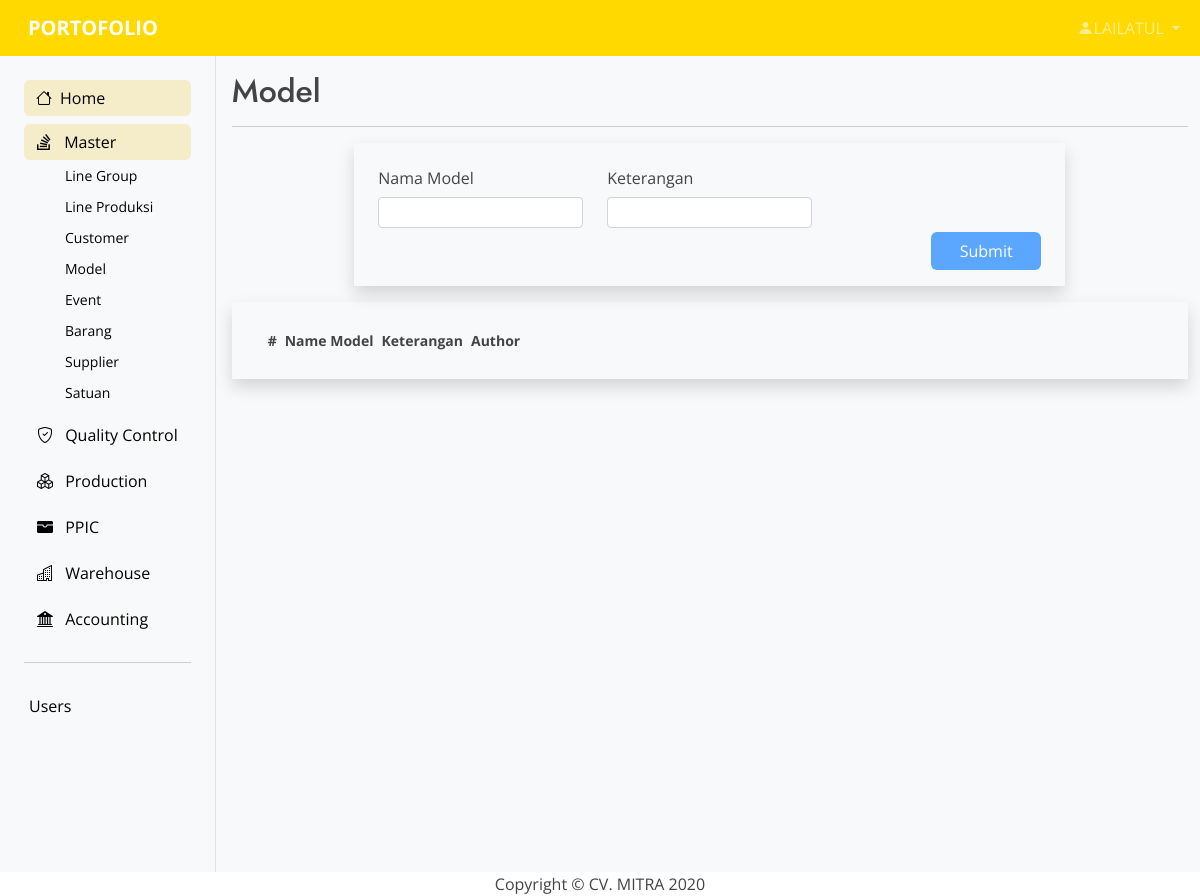
Before: /pages/master/add-model.php (signed in) with the older database file.
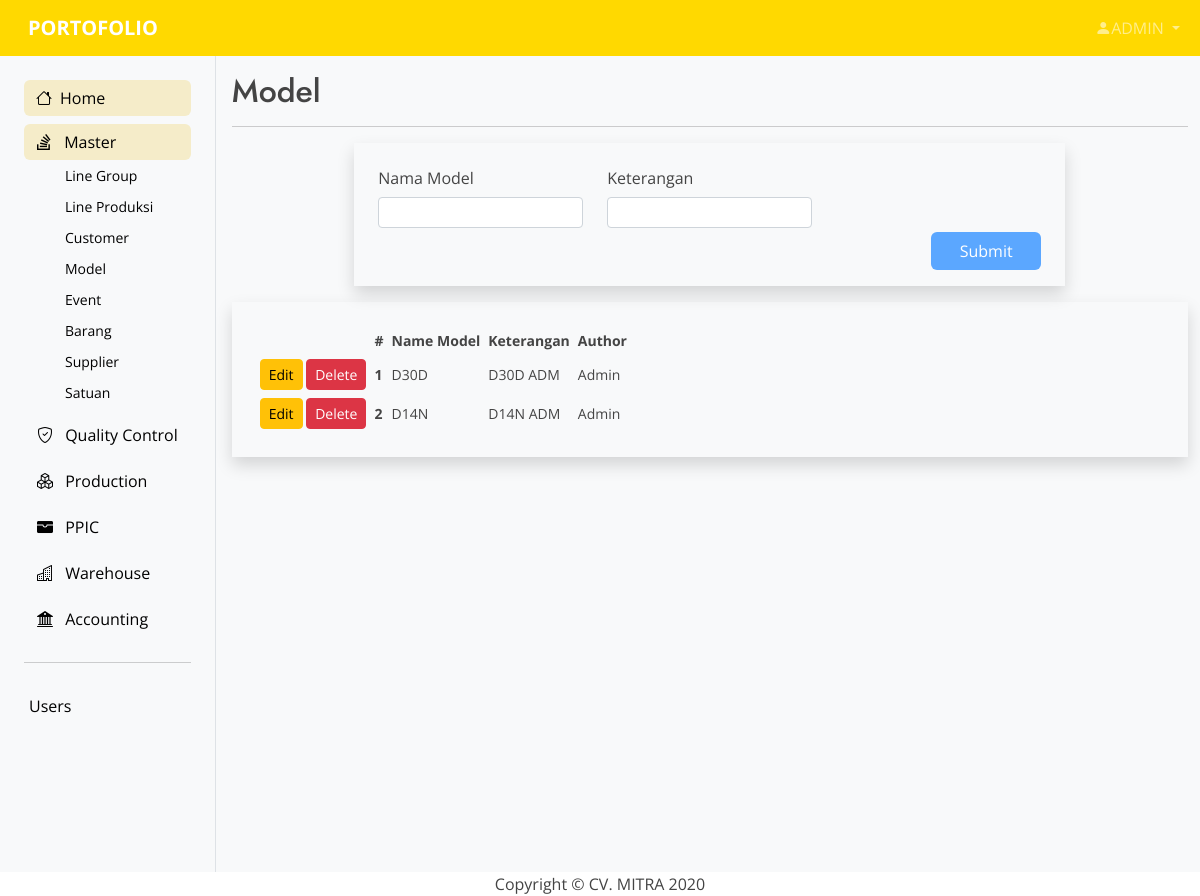
After: the same page with the newer database file.
### tables this page shows
CREATE TABLE `master_model` (
  `id` int(11) NOT NULL,
  `nama` text NOT NULL,
  `ket` varchar(30) NOT NULL,
  `create_at` datetime NOT NULL DEFAULT current_timestamp(),
  `author` varchar(30) NOT NULL,
  `edit_at` timestamp NOT NULL DEFAULT current_timestamp(),
  `edit_by` varchar(20) NOT NULL
);

### pages/master/add-model.php (the view, shortened to what the changed rows need)
<?php
    include "../../connect.php";
?>
<?php
    $tabelnya       = "master_model";
?>
<!DOCTYPE html>
<html lang="en">
<head>
    <?php include '../../layout/header.php' ?>
</head>
<body class="bg-light bg-light" >
	<section>
        <?php include '../../layout/topbar.php' ?>
    </section>
    <section class="container-xxl">
		<div class="row flex-nowrap">
			<div class="col-auto px-0 max-vh-100">
                <div class="col ps-md-3 max-vh-100" data-aos="fade" data-aos-delay="100">
                    <div class="page-header pt-3">
                        <h2>Model</h2>
                    </div>
                    <div class="row justify-content-md-center">
                        <div class="col-lg-12 col-md-12">
                            <div class="container shadow px-4 py-4">
                                <div class="table-responsive-lg">
                                    <table id="show_table" class="table-sm display nowrap table-hover">
                                        <thead>
                                            <tr>
                                                <th scope="col"></th>
                                                <th scope="col">#</th>
                                                <th scope="col">Name Model</th>
                                                <th scope="col">Keterangan</th>
                                                <th scope="col">Author</th>
                                            </tr>
                                        </thead>
                                        <tbody>
                                            <?php
                                            $sql2   = "SELECT * FROM $tabelnya ORDER BY create_at DESC";
                                            $q2     = mysqli_query($conn, $sql2);
                                            $order   = 1;
                                            while ($r2 = mysqli_fetch_array($q2)) {
                                                $id             = $r2['id'];
                                                $nama           = $r2['nama'];
                                                $ket           = $r2['ket'];
                                                $author         = $r2['author'];
                                            ?>
                                                <tr>
                                                    <td scope="row">
                                                        <a href="add-model.php?op=edit&id=<?php echo $id ?>"><button type="button" class="btn btn-sm btn-warning">Edit</button></a>
                                                        <a href="add-model.php?op=delete&id=<?php echo $id?>" onclick="return confirm('Are you sure you want to delete the data?')"><button type="button" class="btn btn-sm btn-danger">Delete</button></a>
                                                    </td>
                                                    <th scope="row"><?php echo $order++ ?></th>
                                                    <td scope="row"><?php echo $nama  ?></td>
                                                    <td scope="row"><?php echo $ket ?></td>
                                                    <td scope="row"><?php echo $author ?></td>
                                                </tr>
                                            <?php
                                            }
                                            ?>
                                        </tbody>
                                    </table>
                                </div>
                            </div>
                        </div>
                    </div>
                </div>
            </div>
        </div>
    </section>
</body>
</html>

### layout/topbar.php (shortened to what the changed rows need)
<header>
			<nav class="navbar navbar-expand-md navbar-dark">
			  	<div class="container-xxl">
					<div class="collapse navbar-collapse" id="topbar">
						<ul class="navbar-nav d-flex ms-auto">
							<li class="nav-item dropdown">
								<a class="nav-link dropdown-toggle"
								href="#" id="navbarDropdown"
								role="button"
								data-bs-toggle="dropdown"
								aria-expanded="false">
								<span class="bi bi-person-fill"><?php echo strtoupper($_SESSION['name']); ?></span>
								</a>
							</li>
						</ul>
					</div>
			  	</div>
		  	</nav>
		</header>

Changed rows visible on the page:
added master_model: nama "D30D", ket "D30D ADM", author "Admin"
added master_model: nama "D14N", ket "D14N ADM", author "Admin"
Other visible differences:
$_SESSION['name']: "LAILATUL" → "ADMIN"
